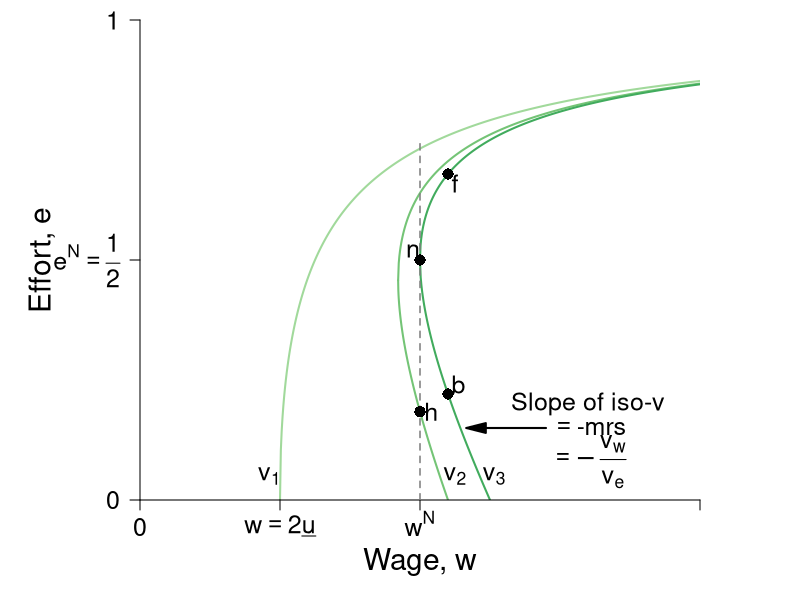

This chart was generated by the following R code:
require(shape)
pdf(file = "employment/employment_brf_pc_leftpanel.pdf", width = 9, height = 7)

#Set parameters for graphics
axislabelsize <- 1.8
labelsize <- 1.5
namesize <- 1.8
annotatesize <- 1.5
graphlinewidth <- 2
segmentlinewidth <- 1.5

#The equation is below when v = 0. See Wolfram Alpha output. 
isov <- function(w, delta = 5) {
}

isovhigh1 <- function(w, delta = 5, v = 5){
  (sqrt(w^2 - 4 * delta * v) - w + 2*v)/( 2 * v )
}

isovlow1 <- function(w, delta = 5, v = 5){
  (-sqrt(w^2 - 4 * delta * v) - w + 2*v)/( 2 * v )
}

isovhigh2 <- function(w, delta = 5, v = 15){
  (sqrt(w^2 - 4 * delta * v) - w + 2*v)/( 2 * v )
}

isovlow2 <- function(w, delta = 5, v = 15){
  (-sqrt(w^2 - 4 * delta * v) - w + 2*v)/( 2 * v )
}

isovhigh3 <- function(w, delta = 5, v = 20){
  (sqrt(w^2 - 4 * delta * v) - w + 2*v)/( 2 * v )
}

isovlow3 <- function(w, delta = 5, v = 20){
  (-sqrt(w^2 - 4 * delta * v) - w + 2*v)/( 2 * v )
}

brfFn <- function(w, delta = 5) {
  1 - (2*delta) /w
}

#This is evaluated for p = 12; q = 12/(8*sqrt(12^2 - 4*delta1*v1)) - 1/8 for the slope
#At p = 12; q = (-sqrt(12^2 - 4*v1*delta1) - 12 + 2*v1)/(2*v1) = 0.799
tangencyLine <- function(w){
  (w*(0.05))
}



COL <- c("#f7fcf5", "#e5f5e0", "#c7e9c0", "#a1d99b", "#74c476", "#41ab5d", "#238b45", "#005a32")
grays <- gray.colors(25, start = 1, end = 0)
par(mar =  c(5, 7, 1, 5))
xlims <- c(0, 40)
ylims <- c(0, 1)

plot(0, 0, xlim = xlims, ylim = ylims, type = "n",
     xlab = expression(paste("Wage, ", w)),
     ylab = expression(paste("")),
     xaxt = "n", 
     yaxt = "n", 
     cex.lab = axislabelsize, 
     lwd = 3,
     bty = "n", 
     xaxs="i", 
     yaxs="i")


npts <- 500 
npts2 <- 501
#Specify the sequences of points for graphing. 
xx0 <- seq(5, xlims[2], length.out = npts)
xx1 <- seq(10, xlims[2], length.out = npts)
xx2 <- seq(5, 15, length.out = npts)
xx3 <- seq(10, xlims[2], length.out = npts2)
xx4 <- seq(xlims[1], 10, length.out = npts2)
#For below, I solved sqrt(p^2 - 200) - p + 200/p = 0, getting p = 10*sqrt(2) = 14.14214
xx5 <- seq( 18.43909, xlims[2], length.out = npts2)
xx6 <- seq( 18.43909, 25, length.out = npts2)
xx7 <- seq(20, xlims[2], length.out = npts2)
xx8 <- seq(xlims[1], 25, length.out = npts2)

text(-7,0.5*ylims[2], expression(paste("Effort, ", e)), xpd = TRUE, cex = axislabelsize, srt = 90) 


#Draw the lines for the graphs
#lines(xx0, isov(xx0, delta = 5), col = COL[3], lwd = graphlinewidth)
#lines(xx1, brfFn(xx1), col = "#beaed4", lwd = graphlinewidth)
#lines(xx2, tangencyLine(xx2), col = "darkgrey", lwd = 3, lty = 2)
lines(xx3, isovhigh1(xx3, v = 5, delta = 5), col = COL[4], lwd = graphlinewidth)
lines(xx4, isovlow1(xx4, v = 5, delta = 5), col = COL[4], lwd = graphlinewidth)
lines(xx5, isovhigh2(xx5, v = 17, delta = 5), col = COL[5], lwd = graphlinewidth)
lines(xx6, isovlow2(xx6, v = 17, delta = 5), col = COL[5], lwd = graphlinewidth)
lines(xx7, isovhigh3(xx7, v = 20, delta = 5), col = COL[6], lwd = graphlinewidth)
lines(xx8, isovlow3(xx8, v = 20, delta = 5), col = COL[6], lwd = graphlinewidth)

#Customize ticks and labels for the plot
ticksy <- c(0, NA, 0.5, 1)
#ylabels <- c(0, expression(paste(frac(1,2))), 1)
ylabels <- c(0, NA, expression(paste(e^N == frac(1,2))), 1)
ticksx <- c(0, 10, NA, 20, 40)
xlabels <- c(0, expression(paste(w == 2, underline(u))), NA, expression(paste(w^N)) , NA)
#ticksx <- c(0, 10, 18.4, 20, 40)
#xlabels <- c(0, expression(paste(w == 2, underline(u))), expression(paste(w^g)), expression(paste(w^N)) , NA)
axis(1, at = ticksx, pos = 0, labels = xlabels, cex.axis = labelsize)
axis(2, at = ticksy, pos = 0, labels = ylabels, las = 1,cex.axis = labelsize)

#Annotation of the three graphs and the NE
text(9.25, 0.05, expression(paste(v[1])),cex = labelsize, xpd = TRUE)
text(22.5, 0.05, expression(paste(v[2])),cex = labelsize, xpd = TRUE)
text(25.3, 0.05, expression(paste(v[3])),cex = labelsize, xpd = TRUE)
#text(37.5, 0.66, expression(paste("Employee's ICC, or")),cex = labelsize,xpd = TRUE)
#text(37.5, 0.61, expression(paste("Best-response function")),cex = labelsize,xpd = TRUE)
#text(37.5, 0.56, expression(paste(e(w))),cex = labelsize,xpd = TRUE)

#Lines for the coordinates of the Nash equilbrium
#segments(5, 0, 5, 1, lty = 2, col = "darkgray", lwd = 3)
#segments(10, 0, 10, 0.2, lty = 2, col = grays[20], lwd = segmentlinewidth)
segments(20, 0, 20, 0.75, lty = 2, col = grays[20], lwd = segmentlinewidth)
#segments(0, 0.5, 20, 0.5, lty = 2, col = grays[20], lwd = segmentlinewidth)
#segments(14.14214, 0.15, 14.14214, 0.45, lty = 2, col = "darkgray", lwd = 3)
text(19.5, 0.52, expression(n), cex = labelsize)
#text(27, 0.48, expression(paste("Incomplete contract")), cex = labelsize)
#text(27, 0.43, expression(paste("Nash equilibrium")), cex = labelsize)


#Arrows and slope of iso-v label
Arrows(29, 0.15, 24, 0.15,  col = "black", lty = 1, lwd = 2, arr.type = "triangle")
text(32, 0.2, expression(paste("Slope of iso-v")), cex = labelsize)
text(32.3, 0.15, expression(paste(phantom() == "-mrs ")), cex = labelsize)
text(32, 0.08, expression(paste(phantom() == -frac(v[w], v[e]))),cex = labelsize)



#Add a point for the NE
points(20, 0.5, pch = 16, col = "black", cex = 1.5)


#segments(18.4, 0, 18.4, 0.75, lty = 2, col = grays[20], lwd = segmentlinewidth)
#segments(0, brfFn(w = 18.4), 18.4, brfFn(w = 18.4), lty = 2, col = grays[20], lwd = segmentlinewidth)
#points(18.4, brfFn(w = 18.4), pch = 16, col = "black", cex = 1.5)
#text(17.5, brfFn(18.4) + 0.02, expression(g), cex = labelsize)



#Add a point for h
#Figure out q for p = 14.14214: q = 1 - 2delta/p = 1 - (2*5)/14.14214 =  0.2928934
points(20, 0.1839422, pch = 16, col = "black", cex = 1.5)
text(20.8, 0.1839422, expression(h), cex = labelsize)

points(22, isovhigh3(22, v = 20, delta = 5), pch = 16, col = "black", cex = 1.5)
text(22 + 0.5, isovhigh3(22, v = 20, delta = 5) - 0.02, expression(f),cex = labelsize)
points(22, isovlow3(22, v = 20, delta = 5), pch = 16, col = "black", cex = 1.5)
text(22 + 0.75, isovlow3(22, v = 20, delta = 5) + 0.02, expression(b),cex = labelsize)


dev.off()
